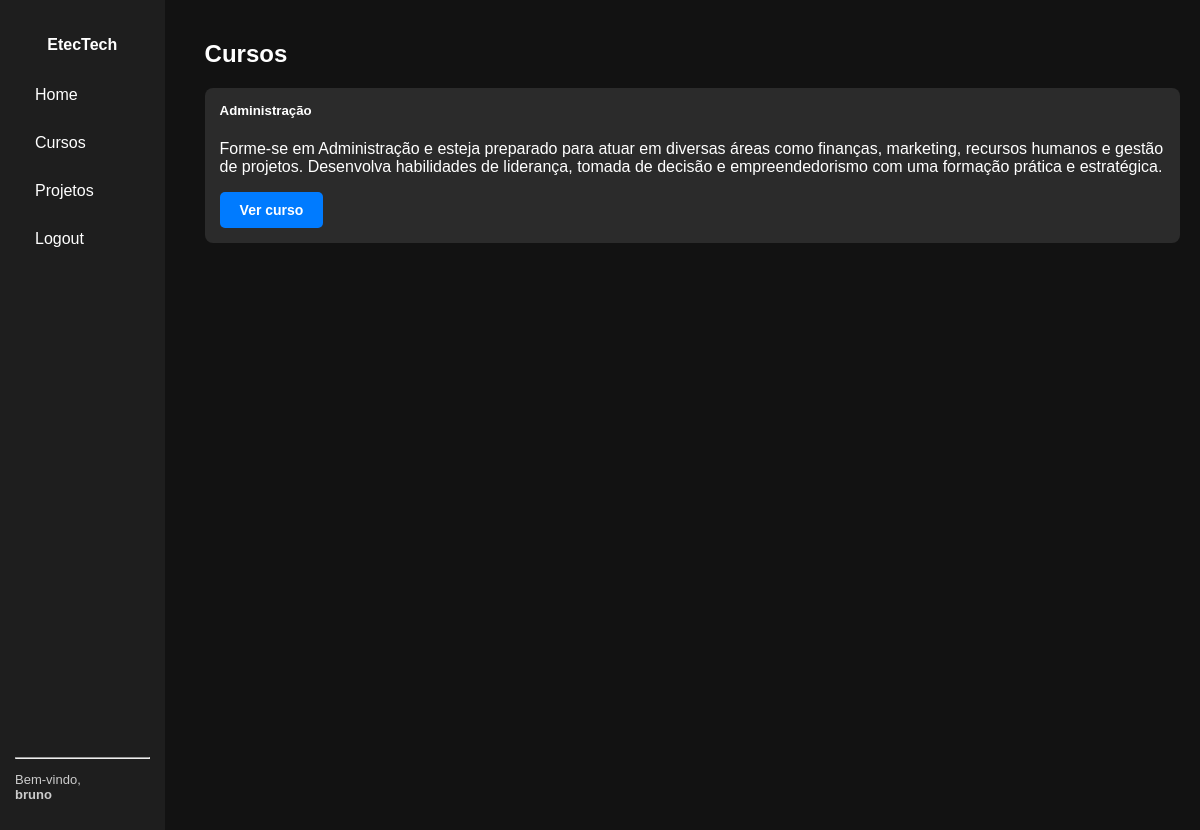
The app's page / (signed in) with its own data.
### cursos/models.py (models this page shows, shortened)
class Curso(models.Model):
    titulo = models.CharField(max_length=200)
    descricao = models.TextField()
    data_criacao = models.DateField(auto_now_add=True)
    categoria = models.ForeignKey(Categoria, on_delete=models.SET_NULL, null=True, related_name='cursos')
    instrutores = models.ManyToManyField(Instrutor, related_name='cursos')
    publico_alvo = models.TextField(blank=True)
    requisitos = models.TextField(blank=True)

### cursos/views.py (the view)
# urls.py: path('',IndexView.as_view(), name='index'),
class IndexView(ListView):
    model = Curso
    template_name = 'index.html'
    context_object_name = 'cursos'
    def get_queryset(self):
        queryset = super().get_queryset().order_by('titulo')
        titulo = self.request.GET.get('titulo')
        if titulo:
            queryset = queryset.filter(titulo__icontains=titulo)
        return queryset

### cursos/templates/index.html (shortened to what this page needs)
{% extends 'base.html' %}
{% block content %}
<h2>Cursos</h2>
<div class="card-container">
    {% for curso in cursos %}
    <div class="card">
        <h5>{{ curso.titulo }}</h5>
        <p>{{ curso.descricao }}</p>
        <a href="{% url 'curso_detail' curso.pk %}" class="btn-azul" >Ver curso</a>
    </div>
    {% endfor %}
</div>
{% endblock %}

### config/templates/base.html (shortened to what this page needs)
<!DOCTYPE html>
<html lang="pt-br">
<head>
    {% load static %}
    <link rel="stylesheet" href="{% static '/css/style.css' %}">
</head>
<body>
  <div class="container">
    <div class="sidebar">
      <div class="menu-items">
        <h4>EtecTech</h4>
        <a href="{% url 'index' %}">Home</a>
        <a href="#">Cursos</a>
        {% if user.is_authenticated %}
          <a href="#">Projetos</a>
          <a href="{% url 'logout' %}">Logout</a>
        {% else %}
          <a href="{% url 'login' %}">Login</a>
        {% endif %}
      </div>
      {% if user.is_authenticated %}
        <div class="user-info">
          <hr>
          <p>Bem-vindo,<br><strong>{{ user.username }}</strong></p>
        </div>
      {% endif %}
    </div>
    <div class="content">
      {% block content %}{% endblock %}
    </div>
  </div>
</body>
</html>

### cursos/static/css/style.css (style rules this page uses)
body { margin: 0; padding: 0; font-family: Arial, sans-serif; background-color: #121212; color: #fff; }
.container { display: flex; }
.sidebar { width: 220px; height: 100vh; background-color: #1e1e1e; padding: 15px; display: flex; flex-direction: column; justify-content: space-between; }
.content { flex-grow: 1; padding: 20px; color: white; }
.menu-items a { display: block; margin-bottom: 10px; color: white; text-decoration: none; }
.user-info { color: #ccc; font-size: 13px; }
.sidebar h4 { text-align: center; color: #fff; }
.sidebar a { display: block; color: #fff; padding: 10px 20px; text-decoration: none; }
.content { margin-left: 220px; padding: 20px; }
.card { background-color: #2b2b2b; border-radius: 8px; padding: 15px; margin-bottom: 20px; }
.card h5 { margin-top: 0; }
.btn-azul { background-color: #007bff; color: white; padding: 10px 20px; border: none; border-radius: 5px; text-decoration: none; display: inline-block; font-size: 14px; font-weight: bold; transition: background-color 0.3s ease; }

### cursos/templates/index.html (style rules this page uses)
.content { margin-left: 20px; }
.sidebar { width: 265px; }

### records on screen
Curso: titulo "Administração", descricao "Forme-se em Administração e esteja preparado para atuar em diversas áreas como finanças, marketing, recursos humanos e gestão de projetos. Desenvolva habilidades de liderança, tomada de decisão e empreendedorismo com uma formação prática e estratégica."

### other values on screen
{{ user.username }} "bruno"
